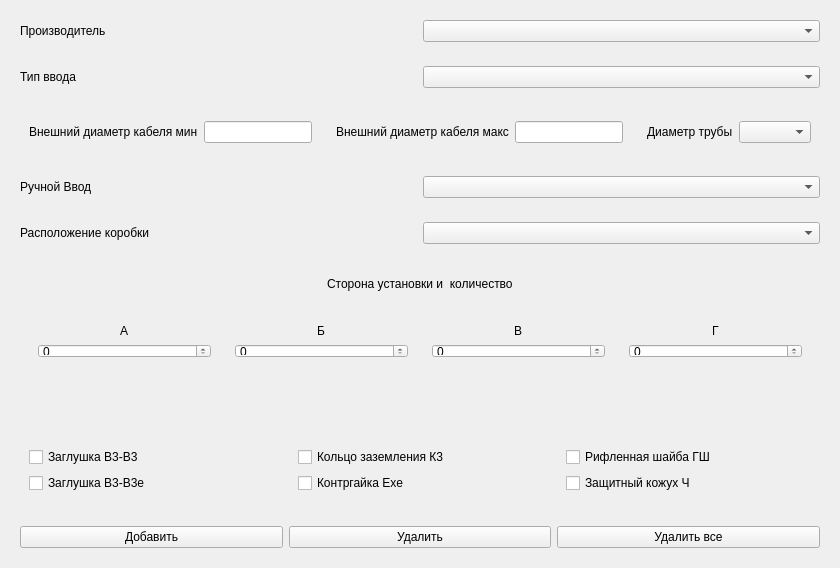
            <widget class="QWidget" name="inputsPage">
             <property name="sizePolicy">
              <sizepolicy hsizetype="Expanding" vsizetype="Expanding">
               <horstretch>0</horstretch>
               <verstretch>0</verstretch>
              </sizepolicy>
             </property>
             <layout class="QVBoxLayout" name="verticalLayout_15">
              <item>
               <widget class="QWidget" name="manufacturerInputsWidget" native="true">
                <property name="sizePolicy">
                 <sizepolicy hsizetype="Expanding" vsizetype="Expanding">
                  <horstretch>0</horstretch>
                  <verstretch>0</verstretch>
                 </sizepolicy>
                </property>
                <layout class="QHBoxLayout" name="horizontalLayout_20">
                 <item>
                  <widget class="QLabel" name="manufacturerInputsLabel">
                   <property name="sizePolicy">
                    <sizepolicy hsizetype="Expanding" vsizetype="Expanding">
                     <horstretch>0</horstretch>
                     <verstretch>0</verstretch>
                    </sizepolicy>
                   </property>
                   <property name="minimumSize">
                    <size>
                     <width>300</width>
                     <height>0</height>
                    </size>
                   </property>
                   <property name="text">
                    <string>Производитель</string>
                   </property>
                  </widget>
                 </item>
                 <item>
                  <widget class="QComboBox" name="manufacturerInputsComboBox">
                   <property name="sizePolicy">
                    <sizepolicy hsizetype="Expanding" vsizetype="Expanding">
                     <horstretch>0</horstretch>
                     <verstretch>0</verstretch>
                    </sizepolicy>
                   </property>
                  </widget>
                 </item>
                </layout>
               </widget>
              </item>
              <item>
               <widget class="QWidget" name="inputtypeWidget" native="true">
                <property name="sizePolicy">
                 <sizepolicy hsizetype="Expanding" vsizetype="Expanding">
                  <horstretch>0</horstretch>
                  <verstretch>0</verstretch>
                 </sizepolicy>
                </property>
                <layout class="QHBoxLayout" name="horizontalLayout_21">
                 <item>
                  <widget class="QLabel" name="inputtypeLabel">
                   <property name="sizePolicy">
                    <sizepolicy hsizetype="Expanding" vsizetype="Expanding">
                     <horstretch>0</horstretch>
                     <verstretch>0</verstretch>
                    </sizepolicy>
                   </property>
                   <property name="minimumSize">
                    <size>
                     <width>300</width>
                     <height>0</height>
                    </size>
                   </property>
                   <property name="text">
                    <string>Тип ввода</string>
                   </property>
                  </widget>
                 </item>
                 <item>
                  <widget class="QComboBox" name="inputtypeComboBox">
                   <property name="sizePolicy">
                    <sizepolicy hsizetype="Expanding" vsizetype="Expanding">
                     <horstretch>0</horstretch>
                     <verstretch>0</verstretch>
                    </sizepolicy>
                   </property>
                  </widget>
                 </item>
                </layout>
               </widget>
              </item>
              <item>
               <widget class="QWidget" name="cableouterdiametrWidget" native="true">
                <property name="sizePolicy">
                 <sizepolicy hsizetype="Expanding" vsizetype="Expanding">
                  <horstretch>0</horstretch>
                  <verstretch>0</verstretch>
                 </sizepolicy>
                </property>
                <layout class="QHBoxLayout" name="horizontalLayout_6">
                 <item>
                  <widget class="QWidget" name="cableminoutWidget" native="true">
                   <property name="sizePolicy">
                    <sizepolicy hsizetype="Expanding" vsizetype="Expanding">
                     <horstretch>0</horstretch>
                     <verstretch>0</verstretch>
                    </sizepolicy>
                   </property>
                   <property name="minimumSize">
                    <size>
                     <width>0</width>
                     <height>0</height>
                    </size>
                   </property>
                   <property name="maximumSize">
                    <size>
                     <width>500</width>
                     <height>16777215</height>
                    </size>
                   </property>
                   <layout class="QHBoxLayout" name="horizontalLayout_5">
                    <item>
                     <widget class="QLabel" name="cableminoutLabel">
                      <property name="sizePolicy">
                       <sizepolicy hsizetype="Expanding" vsizetype="Expanding">
                        <horstretch>0</horstretch>
                        <verstretch>0</verstretch>
                       </sizepolicy>
                      </property>
                      <property name="minimumSize">
                       <size>
                        <width>0</width>
                        <height>0</height>
                       </size>
                      </property>
                      <property name="text">
                       <string>Внешний диаметр кабеля мин</string>
                      </property>
                     </widget>
                    </item>
                    <item>
                     <widget class="QLineEdit" name="cableminoutLineEdit">
                      <property name="sizePolicy">
                       <sizepolicy hsizetype="Expanding" vsizetype="Expanding">
                        <horstretch>0</horstretch>
                        <verstretch>0</verstretch>
                       </sizepolicy>
                      </property>
                     </widget>
                    </item>
                   </layout>
                  </widget>
                 </item>
                 <item>
                  <widget class="QWidget" name="cablemaxoutWidget" native="true">
                   <property name="sizePolicy">
                    <sizepolicy hsizetype="Expanding" vsizetype="Expanding">
                     <horstretch>0</horstretch>
                     <verstretch>0</verstretch>
                    </sizepolicy>
                   </property>
                   <layout class="QHBoxLayout" name="horizontalLayout_4">
                    <item>
                     <widget class="QLabel" name="cablemaxoutLabel">
                      <property name="sizePolicy">
                       <sizepolicy hsizetype="Expanding" vsizetype="Expanding">
                        <horstretch>0</horstretch>
                        <verstretch>0</verstretch>
                       </sizepolicy>
                      </property>
                      <property name="text">
                       <string>Внешний диаметр кабеля макс</string>
                      </property>
                     </widget>
                    </item>
                    <item>
                     <widget class="QLineEdit" name="cablemaxoutLineEdit"/>
                    </item>
                   </layout>
                  </widget>
                 </item>
                 <item>
                  <widget class="QWidget" name="tupeandmetalhoseWidget" native="true">
                   <property name="enabled">
                    <bool>true</bool>
                   </property>
                   <property name="minimumSize">
                    <size>
                     <width>0</width>
                     <height>0</height>
                    </size>
                   </property>
                   <property name="maximumSize">
                    <size>
                     <width>1666666</width>
                     <height>1666666</height>
                    </size>
                   </property>
                   <layout class="QHBoxLayout" name="horizontalLayout_7">
                    <item>
                     <widget class="QLabel" name="tupeandmetalhoseLabel">
                      <property name="sizePolicy">
                       <sizepolicy hsizetype="MinimumExpanding" vsizetype="Expanding">
                        <horstretch>0</horstretch>
                        <verstretch>0</verstretch>
                       </sizepolicy>
                      </property>
                      <property name="text">
                       <string>Диаметр трубы</string>
                      </property>
                     </widget>
                    </item>
                    <item>
                     <widget class="QComboBox" name="tupeandmetalhoseComboBox">
                      <property name="sizePolicy">
                       <sizepolicy hsizetype="Expanding" vsizetype="Expanding">
                        <horstretch>0</horstretch>
                        <verstretch>0</verstretch>
                       </sizepolicy>
                      </property>
                     </widget>
                    </item>
                   </layout>
                  </widget>
                 </item>
                </layout>
               </widget>
              </item>
              <item>
               <widget class="QWidget" name="handwrite_inputspage" native="true">
                <property name="sizePolicy">
                 <sizepolicy hsizetype="Expanding" vsizetype="Expanding">
                  <horstretch>0</horstretch>
                  <verstretch>0</verstretch>
                 </sizepolicy>
                </property>
                <layout class="QHBoxLayout" name="horizontalLayout_8">
                 <item>
                  <widget class="QLabel" name="handwrite_inputspageLabel">
                   <property name="sizePolicy">
                    <sizepolicy hsizetype="Expanding" vsizetype="Expanding">
                     <horstretch>0</horstretch>
                     <verstretch>0</verstretch>
                    </sizepolicy>
                   </property>
                   <property name="text">
                    <string>Ручной Ввод</string>
                   </property>
                  </widget>
                 </item>
                 <item>
                  <widget class="QComboBox" name="handwrite_inputspageComboBox">
                   <property name="sizePolicy">
                    <sizepolicy hsizetype="Expanding" vsizetype="Expanding">
                     <horstretch>0</horstretch>
                     <verstretch>0</verstretch>
                    </sizepolicy>
                   </property>
                  </widget>
                 </item>
                </layout>
               </widget>
              </item>
              <item>
               <widget class="QWidget" name="boxlocationWidget" native="true">
                <property name="enabled">
                 <bool>true</bool>
                </property>
                <property name="sizePolicy">
                 <sizepolicy hsizetype="Expanding" vsizetype="Expanding">
                  <horstretch>0</horstretch>
                  <verstretch>0</verstretch>
                 </sizepolicy>
                </property>
                <layout class="QHBoxLayout" name="horizontalLayout_23">
                 <item>
                  <widget class="QLabel" name="boxlocationLabel">
                   <property name="sizePolicy">
                    <sizepolicy hsizetype="Expanding" vsizetype="Preferred">
                     <horstretch>0</horstretch>
                     <verstretch>0</verstretch>
                    </sizepolicy>
                   </property>
                   <property name="minimumSize">
                    <size>
                     <width>300</width>
                     <height>0</height>
                    </size>
                   </property>
                   <property name="text">
                    <string>Расположение коробки</string>
                   </property>
                  </widget>
                 </item>
                 <item>
                  <widget class="QComboBox" name="boxlocationComboBox">
                   <property name="sizePolicy">
                    <sizepolicy hsizetype="Expanding" vsizetype="Expanding">
                     <horstretch>0</horstretch>
                     <verstretch>0</verstretch>
                    </sizepolicy>
                   </property>
                  </widget>
                 </item>
                </layout>
               </widget>
              </item>
              <item>
               <widget class="QWidget" name="siteforinstalWidget" native="true">
                <property name="sizePolicy">
                 <sizepolicy hsizetype="Expanding" vsizetype="Expanding">
                  <horstretch>0</horstretch>
                  <verstretch>0</verstretch>
                 </sizepolicy>
                </property>
                <layout class="QVBoxLayout" name="VL_siteforinstalWidget">
                 <item>
                  <widget class="QWidget" name="siteforinstalWidget2" native="true">
                   <property name="sizePolicy">
                    <sizepolicy hsizetype="Expanding" vsizetype="Expanding">
                     <horstretch>0</horstretch>
                     <verstretch>0</verstretch>
                    </sizepolicy>
                   </property>
                   <property name="minimumSize">
                    <size>
                     <width>30</width>
                     <height>30</height>
                    </size>
                   </property>
                   <property name="layoutDirection">
                    <enum>Qt::LeftToRight</enum>
                   </property>
                   <layout class="QHBoxLayout" name="horizontalLayout_26">
                    <item alignment="Qt::AlignHCenter">
                     <widget class="QLabel" name="siteforinstalLabel">
                      <property name="sizePolicy">
                       <sizepolicy hsizetype="Expanding" vsizetype="Expanding">
                        <horstretch>0</horstretch>
                        <verstretch>0</verstretch>
                       </sizepolicy>
                      </property>
                      <property name="text">
                       <string>Сторона установки и  количество</string>
                      </property>
                     </widget>
                    </item>
                   </layout>
                  </widget>
                 </item>
                 <item>
                  <widget class="QWidget" name="siteforinstalWidget3" native="true">
                   <property name="sizePolicy">
                    <sizepolicy hsizetype="Expanding" vsizetype="Expanding">
                     <horstretch>0</horstretch>
                     <verstretch>0</verstretch>
                    </sizepolicy>
                   </property>
                   <property name="minimumSize">
                    <size>
                     <width>0</width>
                     <height>0</height>
                    </size>
                   </property>
                   <property name="maximumSize">
                    <size>
                     <width>16777215</width>
                     <height>70</height>
                    </size>
                   </property>
                   <layout class="QHBoxLayout" name="horizontalLayout_25">
                    <item>
                     <widget class="QWidget" name="siteAWidget" native="true">
                      <property name="sizePolicy">
                       <sizepolicy hsizetype="Expanding" vsizetype="Expanding">
                        <horstretch>0</horstretch>
                        <verstretch>0</verstretch>
                       </sizepolicy>
                      </property>
                      <layout class="QVBoxLayout" name="verticalLayout_16">
                       <item alignment="Qt::AlignHCenter">
                        <widget class="QLabel" name="siteALabel">
                         <property name="sizePolicy">
                          <sizepolicy hsizetype="Expanding" vsizetype="Expanding">
                           <horstretch>0</horstretch>
                           <verstretch>0</verstretch>
                          </sizepolicy>
                         </property>
                         <property name="text">
                          <string>А</string>
                         </property>
                        </widget>
                       </item>
                       <item>
                        <widget class="QSpinBox" name="siteASpinBox">
                         <property name="sizePolicy">
                          <sizepolicy hsizetype="Expanding" vsizetype="Expanding">
                           <horstretch>0</horstretch>
                           <verstretch>0</verstretch>
                          </sizepolicy>
                         </property>
                        </widget>
                       </item>
                      </layout>
                     </widget>
                    </item>
                    <item>
                     <widget class="QWidget" name="siteBWidget" native="true">
                      <property name="sizePolicy">
                       <sizepolicy hsizetype="Expanding" vsizetype="Expanding">
                        <horstretch>0</horstretch>
                        <verstretch>0</verstretch>
                       </sizepolicy>
                      </property>
                      <layout class="QVBoxLayout" name="verticalLayout_17">
                       <item alignment="Qt::AlignHCenter">
                        <widget class="QLabel" name="siteBLabel">
                         <property name="sizePolicy">
                          <sizepolicy hsizetype="Expanding" vsizetype="Expanding">
                           <horstretch>0</horstretch>
                           <verstretch>0</verstretch>
                          </sizepolicy>
                         </property>
                         <property name="text">
                          <string>Б</string>
                         </property>
                        </widget>
                       </item>
                       <item>
                        <widget class="QSpinBox" name="siteBSpinBox">
                         <property name="sizePolicy">
                          <sizepolicy hsizetype="Expanding" vsizetype="Expanding">
                           <horstretch>0</horstretch>
                           <verstretch>0</verstretch>
                          </sizepolicy>
                         </property>
                        </widget>
                       </item>
                      </layout>
                     </widget>
                    </item>
                    <item>
                     <widget class="QWidget" name="siteVWidget" native="true">
                      <property name="sizePolicy">
                       <sizepolicy hsizetype="Expanding" vsizetype="Expanding">
                        <horstretch>0</horstretch>
                        <verstretch>0</verstretch>
                       </sizepolicy>
                      </property>
                      <layout class="QVBoxLayout" name="verticalLayout_18">
                       <item alignment="Qt::AlignHCenter">
                        <widget class="QLabel" name="siteVLabel">
                         <property name="sizePolicy">
                          <sizepolicy hsizetype="Expanding" vsizetype="Expanding">
                           <horstretch>0</horstretch>
                           <verstretch>0</verstretch>
                          </sizepolicy>
                         </property>
                         <property name="text">
                          <string>В</string>
                         </property>
                        </widget>
                       </item>
                       <item>
                        <widget class="QSpinBox" name="siteVSpinBox">
                         <property name="sizePolicy">
                          <sizepolicy hsizetype="Expanding" vsizetype="Expanding">
                           <horstretch>0</horstretch>
                           <verstretch>0</verstretch>
                          </sizepolicy>
                         </property>
                        </widget>
                       </item>
                      </layout>
                     </widget>
                    </item>
                    <item>
                     <widget class="QWidget" name="siteGWidget" native="true">
                      <property name="sizePolicy">
                       <sizepolicy hsizetype="Expanding" vsizetype="Expanding">
                        <horstretch>0</horstretch>
                        <verstretch>0</verstretch>
                       </sizepolicy>
                      </property>
                      <layout class="QVBoxLayout" name="verticalLayout_19">
                       <item alignment="Qt::AlignHCenter">
                        <widget class="QLabel" name="siteGLabel">
                         <property name="sizePolicy">
                          <sizepolicy hsizetype="Expanding" vsizetype="Expanding">
                           <horstretch>0</horstretch>
                           <verstretch>0</verstretch>
                          </sizepolicy>
                         </property>
                         <property name="text">
                          <string>Г</string>
                         </property>
                        </widget>
                       </item>
                       <item>
                        <widget class="QSpinBox" name="siteGSpinBox">
                         <property name="sizePolicy">
                          <sizepolicy hsizetype="Expanding" vsizetype="Expanding">
                           <horstretch>0</horstretch>
                           <verstretch>0</verstretch>
                          </sizepolicy>
                         </property>
                        </widget>
                       </item>
                      </layout>
                     </widget>
                    </item>
                   </layout>
                  </widget>
                 </item>
                 <item>
                  <widget class="QWidget" name="PainterWidget" native="true">
                   <property name="sizePolicy">
                    <sizepolicy hsizetype="Expanding" vsizetype="Expanding">
                     <horstretch>0</horstretch>
                     <verstretch>0</verstretch>
                    </sizepolicy>
                   </property>
                   <property name="minimumSize">
                    <size>
                     <width>0</width>
                     <height>0</height>
                    </size>
                   </property>
                   <property name="maximumSize">
                    <size>
                     <width>16777215</width>
                     <height>1666666</height>
                    </size>
                   </property>
                   <layout class="QHBoxLayout" name="horizontalLayout_9">
                    <item alignment="Qt::AlignHCenter">
                     <widget class="QLabel" name="Pixmap">
                      <property name="sizePolicy">
                       <sizepolicy hsizetype="Expanding" vsizetype="Expanding">
                        <horstretch>0</horstretch>
                        <verstretch>0</verstretch>
                       </sizepolicy>
                      </property>
                      <property name="minimumSize">
                       <size>
                        <width>0</width>
                        <height>0</height>
                       </size>
                      </property>
                      <property name="maximumSize">
                       <size>
                        <width>1666666</width>
                        <height>1666666</height>
                       </size>
                      </property>
                      <property name="text">
                       <string/>
                      </property>
                      <property name="textFormat">
                       <enum>Qt::AutoText</enum>
                      </property>
                      <property name="scaledContents">
                       <bool>true</bool>
                      </property>
                      <property name="alignment">
                       <set>Qt::AlignLeading|Qt::AlignLeft|Qt::AlignVCenter</set>
                      </property>
                     </widget>
                    </item>
                   </layout>
                  </widget>
                 </item>
                </layout>
               </widget>
              </item>
              <item>
               <widget class="QWidget" name="additionalcomponentWidget" native="true">
                <property name="sizePolicy">
                 <sizepolicy hsizetype="Expanding" vsizetype="Expanding">
                  <horstretch>0</horstretch>
                  <verstretch>0</verstretch>
                 </sizepolicy>
                </property>
                <layout class="QHBoxLayout" name="horizontalLayout_27">
                 <item>
                  <widget class="QWidget" name="additionalcomponentWidget1" native="true">
                   <property name="sizePolicy">
                    <sizepolicy hsizetype="Expanding" vsizetype="Expanding">
                     <horstretch>0</horstretch>
                     <verstretch>0</verstretch>
                    </sizepolicy>
                   </property>
                   <layout class="QVBoxLayout" name="verticalLayout_23">
                    <item>
                     <widget class="QCheckBox" name="V3V3">
                      <property name="sizePolicy">
                       <sizepolicy hsizetype="Expanding" vsizetype="Expanding">
                        <horstretch>0</horstretch>
                        <verstretch>0</verstretch>
                       </sizepolicy>
                      </property>
                      <property name="text">
                       <string>Заглушка В3-В3</string>
                      </property>
                     </widget>
                    </item>
                    <item>
                     <widget class="QCheckBox" name="V3V3e">
                      <property name="sizePolicy">
                       <sizepolicy hsizetype="Expanding" vsizetype="Expanding">
                        <horstretch>0</horstretch>
                        <verstretch>0</verstretch>
                       </sizepolicy>
                      </property>
                      <property name="text">
                       <string>Заглушка В3-В3е</string>
                      </property>
                     </widget>
                    </item>
                   </layout>
                  </widget>
                 </item>
                 <item>
                  <widget class="QWidget" name="additionalcomponentWidget2" native="true">
                   <property name="sizePolicy">
                    <sizepolicy hsizetype="Expanding" vsizetype="Expanding">
                     <horstretch>0</horstretch>
                     <verstretch>0</verstretch>
                    </sizepolicy>
                   </property>
                   <layout class="QVBoxLayout" name="verticalLayout_22">
                    <item>
                     <widget class="QCheckBox" name="K3">
                      <property name="sizePolicy">
                       <sizepolicy hsizetype="Expanding" vsizetype="Expanding">
                        <horstretch>0</horstretch>
                        <verstretch>0</verstretch>
                       </sizepolicy>
                      </property>
                      <property name="text">
                       <string>Кольцо заземления К3</string>
                      </property>
                     </widget>
                    </item>
                    <item>
                     <widget class="QCheckBox" name="kontrgaika">
                      <property name="sizePolicy">
                       <sizepolicy hsizetype="Expanding" vsizetype="Expanding">
                        <horstretch>0</horstretch>
                        <verstretch>0</verstretch>
                       </sizepolicy>
                      </property>
                      <property name="text">
                       <string>Контргайка Exe</string>
                      </property>
                     </widget>
                    </item>
                   </layout>
                  </widget>
                 </item>
                 <item>
                  <widget class="QWidget" name="additionalcomponentWidget3" native="true">
                   <property name="sizePolicy">
                    <sizepolicy hsizetype="Expanding" vsizetype="Expanding">
                     <horstretch>0</horstretch>
                     <verstretch>0</verstretch>
                    </sizepolicy>
                   </property>
                   <layout class="QVBoxLayout" name="verticalLayout_21">
                    <item>
                     <widget class="QCheckBox" name="GSH">
                      <property name="sizePolicy">
                       <sizepolicy hsizetype="Expanding" vsizetype="Expanding">
                        <horstretch>0</horstretch>
                        <verstretch>0</verstretch>
                       </sizepolicy>
                      </property>
                      <property name="text">
                       <string>Рифленная шайба ГШ</string>
                      </property>
                     </widget>
                    </item>
                    <item>
                     <widget class="QCheckBox" name="CH">
                      <property name="sizePolicy">
                       <sizepolicy hsizetype="Expanding" vsizetype="Expanding">
                        <horstretch>0</horstretch>
                        <verstretch>0</verstretch>
                       </sizepolicy>
                      </property>
                      <property name="text">
                       <string>Защитный кожух Ч</string>
                      </property>
                     </widget>
                    </item>
                   </layout>
                  </widget>
                 </item>
                </layout>
               </widget>
              </item>
              <item>
               <widget class="QWidget" name="adddeletebuttonWidget" native="true">
                <property name="sizePolicy">
                 <sizepolicy hsizetype="Expanding" vsizetype="Expanding">
                  <horstretch>0</horstretch>
                  <verstretch>0</verstretch>
                 </sizepolicy>
                </property>
                <layout class="QHBoxLayout" name="horizontalLayout_28">
                 <item>
                  <widget class="QPushButton" name="addButton">
                   <property name="sizePolicy">
                    <sizepolicy hsizetype="Expanding" vsizetype="Expanding">
                     <horstretch>0</horstretch>
                     <verstretch>0</verstretch>
                    </sizepolicy>
                   </property>
                   <property name="text">
                    <string>Добавить</string>
                   </property>
                  </widget>
                 </item>
                 <item>
                  <widget class="QPushButton" name="deletelastButton">
                   <property name="sizePolicy">
                    <sizepolicy hsizetype="Expanding" vsizetype="Expanding">
                     <horstretch>0</horstretch>
                     <verstretch>0</verstretch>
                    </sizepolicy>
                   </property>
                   <property name="text">
                    <string>Удалить</string>
                   </property>
                  </widget>
                 </item>
                 <item>
                  <widget class="QPushButton" name="deleteallButton">
                   <property name="sizePolicy">
                    <sizepolicy hsizetype="Expanding" vsizetype="Expanding">
                     <horstretch>0</horstretch>
                     <verstretch>0</verstretch>
                    </sizepolicy>
                   </property>
                   <property name="text">
                    <string>Удалить все</string>
                   </property>
                  </widget>
                 </item>
                </layout>
               </widget>
              </item>
             </layout>
            </widget>
